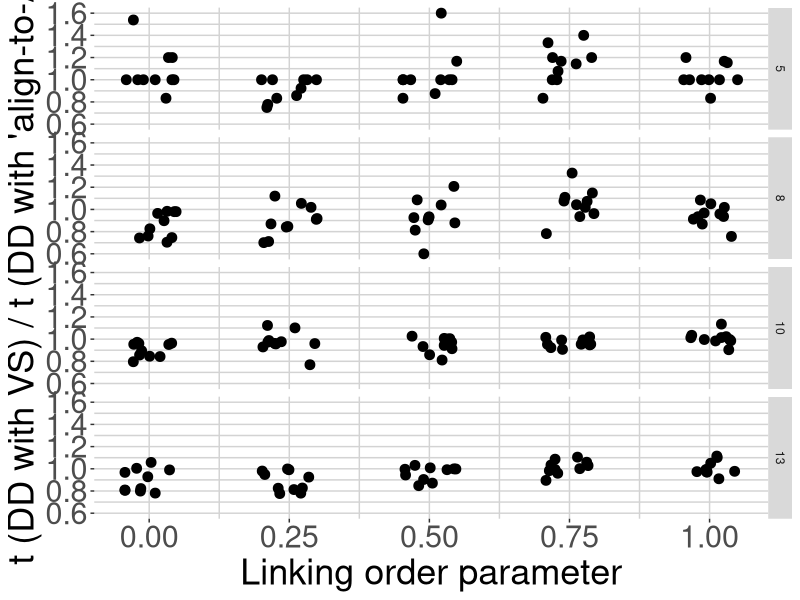
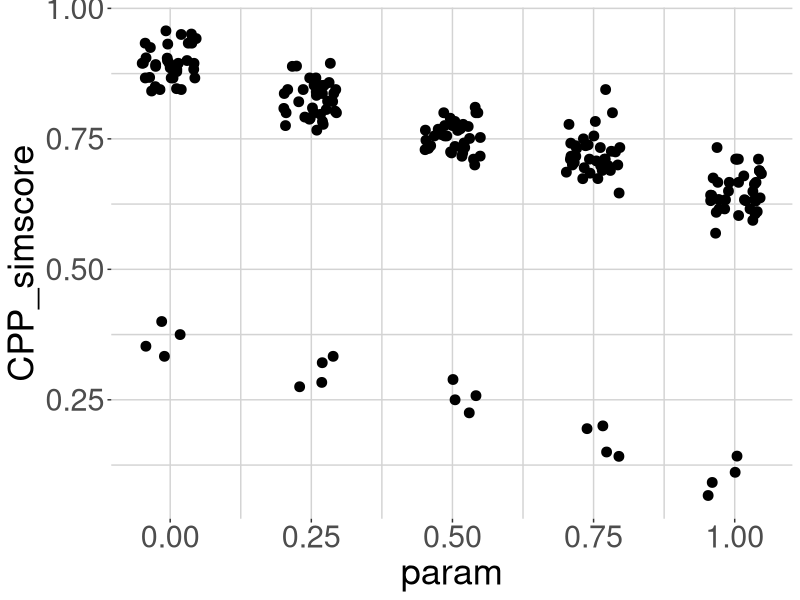
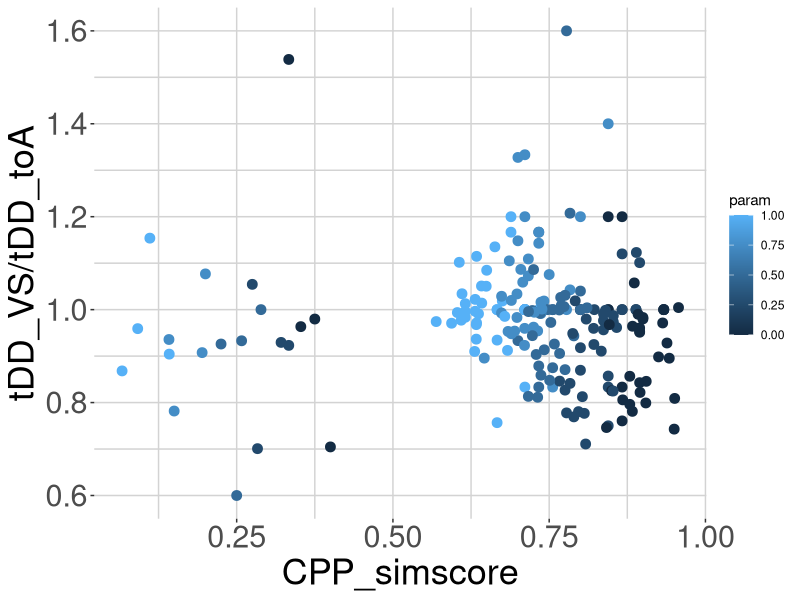
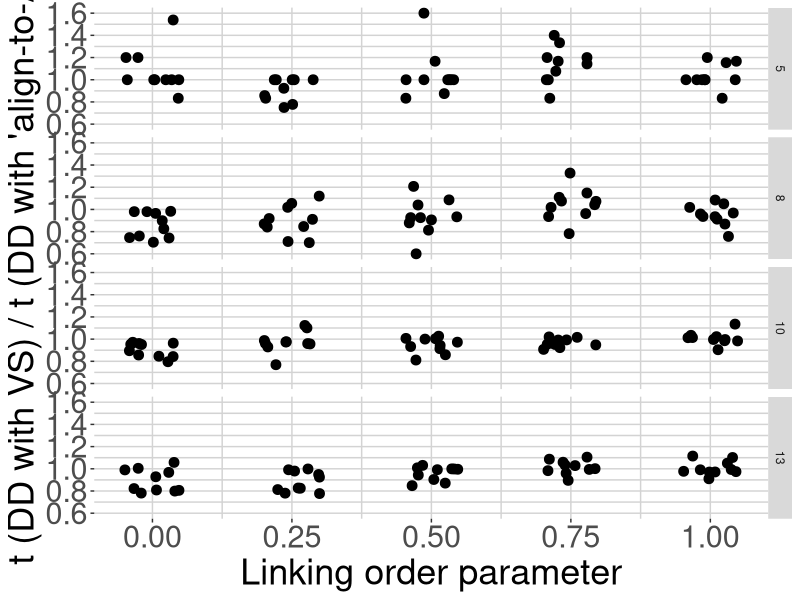

The R script that drew these images, in order:
library(ggplot2)

df = read.csv("./run_logs/2023-01-03_jUFLP_simscores.csv",
              stringsAsFactors = FALSE)

## df = read.csv("./run_logs/2022-12-06_jUFLP_simscores.csv",
##               stringsAsFactors = FALSE)

ggplot(df)+
  geom_jitter(aes(x = param, y = tDD_VS / tDD_toA), width=0.05, size=3)+
  theme(
    axis.text.x = element_text(size=22),
    axis.text.y = element_text(size=22),
    axis.title.x = element_text(size = 26),
    axis.title.y = element_text(size = 26),
    panel.background = element_blank(),
    panel.grid.major = element_line(size = 0.5, linetype = 'solid',
                                    colour = "lightgrey"),
    panel.grid.minor.x = element_line(size=0.5,linetype = 'solid', colour = "lightgrey"),
    panel.grid.minor.y = element_line(size=0.5,linetype = 'solid', colour = "lightgrey"))+
  xlab("Linking order parameter")+
  ylab("t (DD with VS) / t (DD with 'align-to-A')")+
  facet_grid(M ~ .)
    ## end of styling

ggsave("figures/fig_jUFLP_simscores.eps", width = 16, height = 10)

ggplot(df)+
  geom_jitter(aes(x = param, y = CPP_simscore), width=0.05, size=3)+
  theme(
    axis.text.x = element_text(size=22),
    axis.text.y = element_text(size=22),
    axis.title.x = element_text(size = 26),
    axis.title.y = element_text(size = 26),
    panel.background = element_blank(),
    panel.grid.major = element_line(size = 0.5, linetype = 'solid',
                                    colour = "lightgrey"),
    panel.grid.minor.x = element_line(size=0.5,linetype = 'solid', colour = "lightgrey"),
    panel.grid.minor.y = element_line(size=0.5,linetype = 'solid', colour = "lightgrey"))
## end of styling

ggplot(df)+
  geom_point(aes(x=CPP_simscore, y=tDD_VS / tDD_toA, color=param), size=3)+
  theme(
    axis.text.x = element_text(size=22),
    axis.text.y = element_text(size=22),
    axis.title.x = element_text(size = 26),
    axis.title.y = element_text(size = 26),
    panel.background = element_blank(),
    panel.grid.major = element_line(size = 0.5, linetype = 'solid',
                                    colour = "lightgrey"),
    panel.grid.minor.x = element_line(size=0.5,linetype = 'solid', colour = "lightgrey"),
    panel.grid.minor.y = element_line(size=0.5,linetype = 'solid', colour = "lightgrey"))
## end of styling
